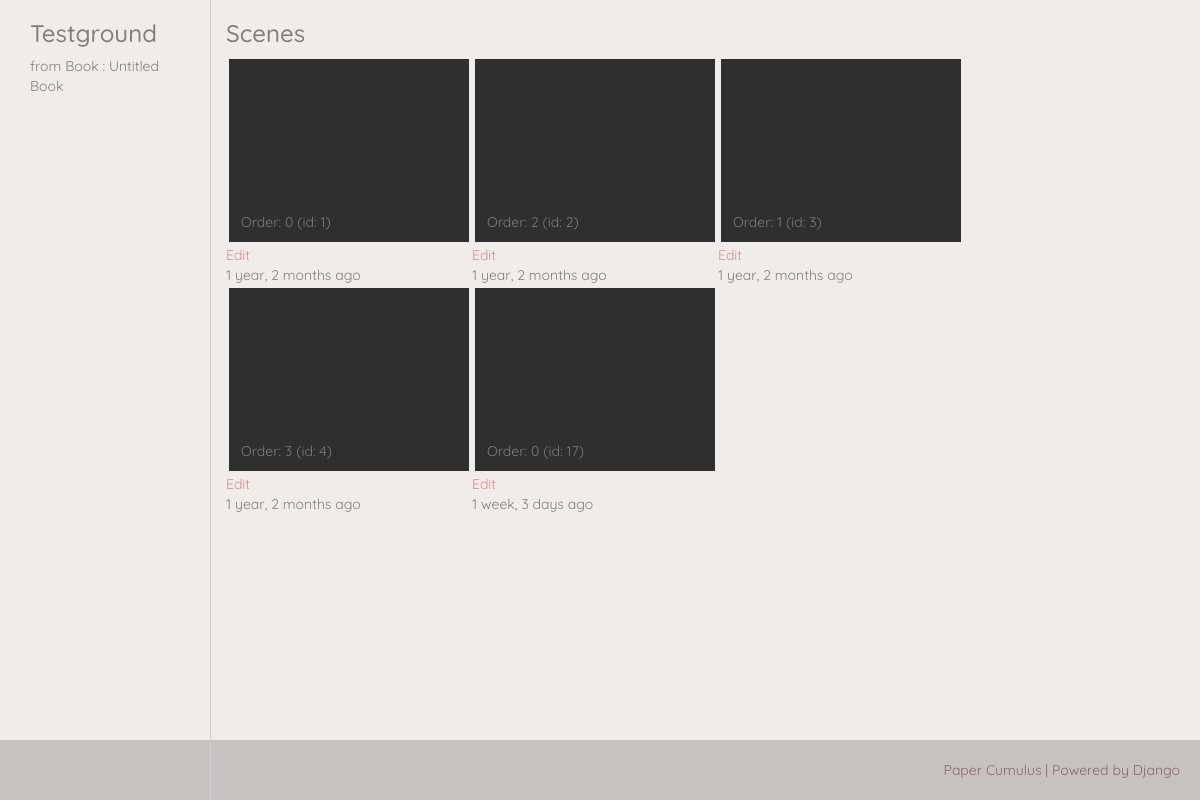
The page /flipbooks/1/0/ on the database its author committed.
### flipbooks/models.py (models this page shows, shortened)
class Chapter(models.Model):
    number = models.IntegerField(default="0")
    title = models.CharField(max_length=50, blank=True, default="Untitled")
    id64 = models.CharField(max_length=8, blank=True, default='')
    children_li = models.TextField(max_length=600, blank=True, default="")
    book = models.ForeignKey(Book, on_delete=models.CASCADE)
    date_created = models.DateTimeField(auto_now_add=True)
    date_modified = models.DateTimeField(auto_now=True)
    def __str__(self):
        return "{} : {} : {}".format(self.number, self.title, self.id64)

class Book(models.Model):
    title = models.CharField(max_length=50, blank=False, default="Untitled Book")
    slug = models.SlugField(blank=True, default='')
    date_created = models.DateTimeField(auto_now_add=True)
    date_modified = models.DateTimeField(auto_now=True)

class Scene(models.Model):
    order = models.IntegerField(default="0")
    children_li = models.TextField(max_length=600, blank=True, default="")
    name = models.CharField(max_length=50, blank=True, default="")
    description = models.TextField(max_length=100, blank=True, default="")
    chapter = models.ForeignKey(Chapter, on_delete=models.CASCADE, default=0)
    date_created = models.DateTimeField(auto_now_add=True)
    date_modified = models.DateTimeField(auto_now=True)

### flipbooks/views.py (the view)
# urls.py: re_path(r'^(?P<book_pk>\d+)/(?P<chapter_number>\d+)/$', views.ChapterDetailView_REACT.as_view(), name='chapter-detail'),
class ChapterDetailView_REACT(generic.TemplateView):
    model = Chapter
    queryset = Chapter.objects.all()
    template_name = "frontend/chapter_detail.html" # use frontend
    def get_context_data(self, *args, **kwargs):
        context = super(ChapterDetailView_REACT, self).get_context_data(*args, **kwargs)
        if 'id64' in kwargs:
            chapter = Chapter.objects.filter(id64=kwargs['id64'])[0]
        else:
            book = Book.objects.get(pk=kwargs['book_pk'])
            chapter = book.chapter_set.filter(number=kwargs['chapter_number'])[0]
        context['object_chapter'] = chapter
        scene_create_form = forms.SceneCreateForm(initial={"chapter_number": chapter.number})
        context["scene_create_form"] = scene_create_form
        return context

### flipbooks/helpermodule/helpers.py (called while the page is built)
def is_valid_children_li(cli):
    if isinstance(cli, str) or isinstance(cli, str): # is it a string?
        cli = cli.split(",")
    elif isinstance(cli, list): # is it a list?
        pass
    else:
        return False
    cli = ''.join(cli)
    cli = cli.replace(" ","")
    if cli == '' : return False
    return True

### flipbooks/templatetags/flipbooks_custom_tags.py (called while the page is built)
@register.filter(name='map_queryset')
def map_queryset(qs, ref_ids):
    print("------ref_id recieved-------")
    print(ref_ids)
    if helpers.is_valid_children_li(ref_ids):
        ref_ids = ref_ids.split(",")
        ref_ids = [int(stringy_id) for stringy_id in ref_ids]
    else: return qs
    qs = list(qs)
    qs.sort(key=lambda frame: ref_ids.index(frame.id) if frame.id in ref_ids else -1)
    return qs

### frontend/templates/frontend/chapter_detail.html (shortened to what this page needs)
{% extends "layout_columned.html" %}
{% load thumbnail %}
{% load flipbooks_custom_tags %}
{% block left_column %}
    <h3>{{object_chapter.title}}</h3>
    <p>
        from Book : {{object_chapter.book.title}}
    </p>
{% endblock %}
{% block right_column %}
    <h3>Scenes</h3>
    <ul class="list_scenes">
        {% with object_chapter.scene_set.all|map_queryset:object_chapter.children_li as mapped_scene_set %}
        {% for scene in mapped_scene_set %}
            <li>
                <a class="scene_container" href="{% url 'flipbooks:scene-play' pk=scene.pk %}">
                    <span class="flex_item preview_container">
                        {% with scene.strip_set.all|map_queryset:scene.children_li as mapped_strip_set %}
                            <div class="preview">
                            </div>
                        {% endwith %}
                    </span>
                    <span class="flex_item header">
                        Order: {{scene.order}} (id: {{scene.id}})
                    </span>
                    <a class="scene_edit" href="{% url 'flipbooks:scene-edit' pk=scene.pk %}">Edit</a>
                    <div class="flex_item timestamp">
                        {{ scene.date_created|timesince }} ago
                    </div>
                </a>
            </li>
        {% empty %}
            <p>No strips under this chapter. Add some!</p>
        {% endfor %}
        {% endwith %}
    </ul>
{% endblock %}
{% block extra_js %}
    {% load static %}
{% endblock extra_js %}

### rows shown on the page
Chapter: title "Testground", book "Untitled Book"
Scene: order "0", id "1", date_created "1 year, 2 months"
Scene: order "2", id "2", date_created "1 year, 2 months"
Scene: order "1", id "3", date_created "1 year, 2 months"
Scene: order "3", id "4", date_created "1 year, 2 months"
Scene: order "0", id "17", date_created "1 week, 3 days"
